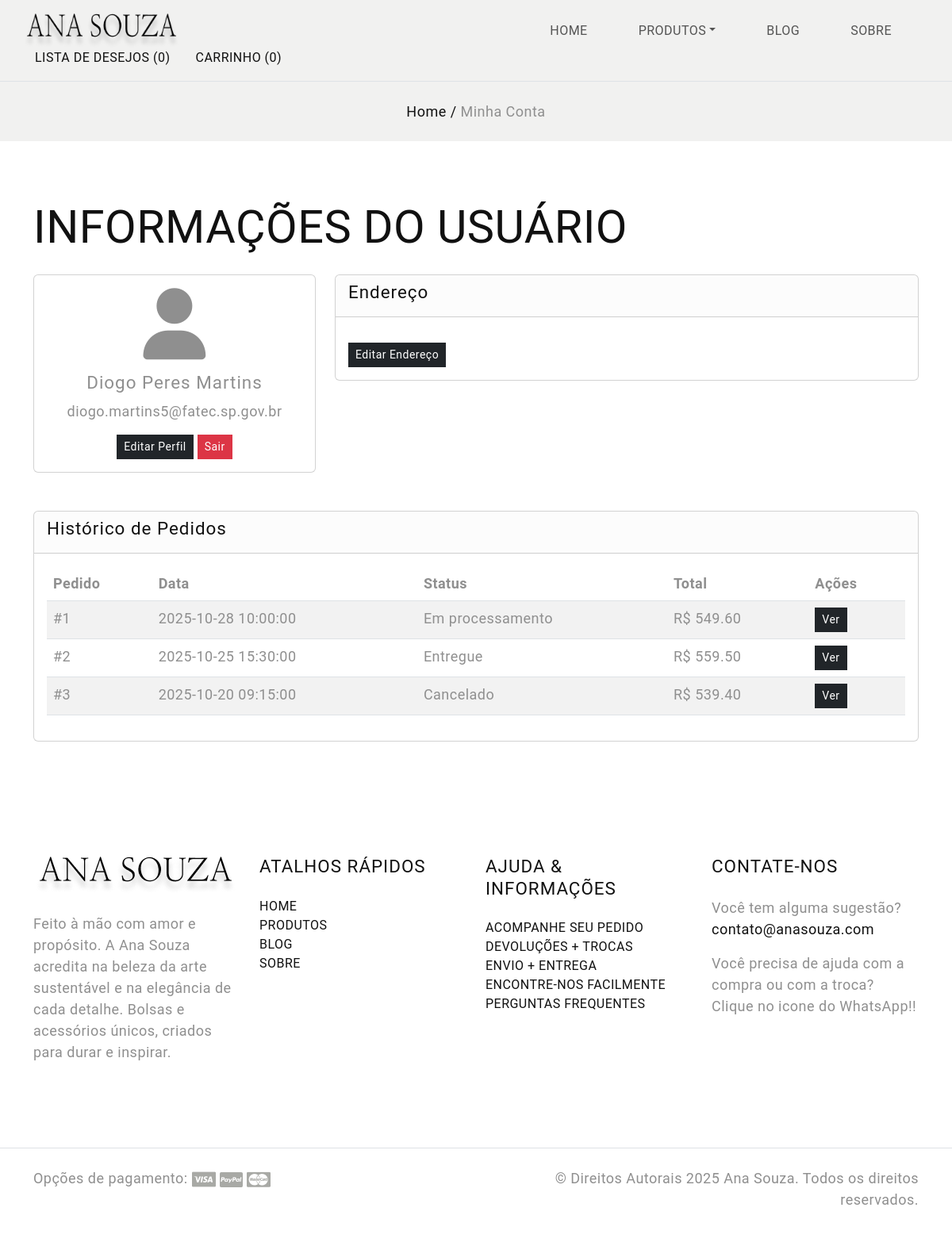
Screenshot of /user (signed in) with the database file from the repository.
### app.py (models this page shows)
class Usuario(db.Model):
    id = db.Column(db.Integer, primary_key=True)
    nome = db.Column(db.String(100))
    email = db.Column(db.String(100), unique=True)
    senha = db.Column(db.String(200))
    data_nascimento = db.Column(db.String(10))
    telefone = db.Column(db.String(15))

class Pedido(db.Model):
    id = db.Column(db.Integer, primary_key=True)
    data = db.Column(db.DateTime, default=datetime.utcnow)
    status = db.Column(db.String(50), default="Em processamento")
    usuario_id = db.Column(db.Integer, db.ForeignKey("usuario.id"), nullable=False)
    itens = db.relationship("PedidoProduto", backref="pedido", lazy=True)
    usuario = db.relationship("Usuario", backref="pedidos")
    def total(self):
        return sum([item.preco_unitario * item.quantidade for item in self.itens])

class PedidoProduto(db.Model):
    id = db.Column(db.Integer, primary_key=True)
    pedido_id = db.Column(db.Integer, db.ForeignKey("pedido.id"), nullable=False)
    produto_id = db.Column(db.Integer, db.ForeignKey("produto.id"), nullable=False)
    quantidade = db.Column(db.Integer, nullable=False, default=1)
    preco_unitario = db.Column(db.Float, nullable=False)
    produto = db.relationship("Produto")

### app.py (the view)
@app.route('/user')
def user_info():
    user_email = session.get('usuario')
    if not user_email:
        return redirect(url_for('login'))
    user = Usuario.query.filter_by(email=user_email).first()
    if not user:
        return redirect(url_for('login'))
    pedidos = Pedido.query.filter_by(usuario_id=user.id).order_by(Pedido.data.desc()).all()
    return render_template('user_info.html', user=user, pedidos=pedidos)

### app.py (called while the page is built, shortened)
@app.context_processor
def inject_cart_count():
    carrinho = session.get('carrinho', {})
    cart_count = sum(carrinho.values())  # soma todas as quantidades
    return dict(cart_count=cart_count)

@app.context_processor
def inject_cart_data():
    carrinho = session.get('carrinho', {})
    produtos_carrinho = []
    total = 0
    return dict(produtos_carrinho=produtos_carrinho, total=total)

@app.context_processor
def inject_wishlist_count():
    wishlist_count = len(session.get('wishlist', []))
    return dict(wishlist_count=wishlist_count)

### templates/user_info.html (shortened to what this page needs)
<!DOCTYPE html>
<html lang="pt-BR">
<head>
  <link href="https://cdn.jsdelivr.net/npm/bootstrap@5.3.0-alpha3/dist/css/bootstrap.min.css" rel="stylesheet">
  <link rel="stylesheet" href="https://cdnjs.cloudflare.com/ajax/libs/font-awesome/6.4.2/css/all.min.css">
  <link rel="stylesheet" href="{{ url_for('static', filename='css/style.css') }}">
</head>
<body class="homepage">
  {% include 'navbar.html' %}
  <section class="hero-section bg-light py-4">
    <div class="container">
      <div class="row">
        <div class="text-center">
          <div class="breadcrumbs">
            <span class="item"><a href="{{ url_for('home') }}">Home /</a></span>
            <span class="item">Minha Conta</span>
          </div>
        </div>
      </div>
    </div>
  </section>
  <section id="user-info" class="py-5">
    <div class="container">
      <h2 class="section-title text-uppercase mb-4">Informações do Usuário</h2>
      <div class="row">
        <div class="col-md-4 mb-4">
          <div class="card">
            <div class="card-body text-center">
              <i class="fa-solid fa-user fa-5x mb-3"></i>
              <h5 class="card-title">{{ user.nome }}</h5>
              <p class="card-text">{{ user.email }}</p>
              <a href="{{ url_for('edit_profile') }}" class="btn btn-dark btn-sm">Editar Perfil</a>
              <a href="{{ url_for('logout') }}" class="btn btn-danger btn-sm">Sair</a>
            </div>
          </div>
        </div>
        <div class="col-md-8 mb-4">
          <div class="card">
            <div class="card-header">
              <h5>Endereço</h5>
            </div>
            <div class="card-body">
              <a href="{{ url_for('edit_address') }}" class="btn btn-dark btn-sm">Editar Endereço</a>
            </div>
          </div>
        </div>
      </div>
      <div class="row mt-4">
        <div class="col-12">
          <div class="card">
            <div class="card-header">
              <h5>Histórico de Pedidos</h5>
            </div>
            <div class="card-body table-responsive">
              <table class="table table-striped">
                <thead>
                  <tr>
                    <th>Pedido</th>
                    <th>Data</th>
                    <th>Status</th>
                    <th>Total</th>
                    <th>Ações</th>
                  </tr>
                </thead>
                <tbody>
                  {% for pedido in pedidos %}
                  <tr>
                    <td>#{{ pedido.id }}</td>
                    <td>{{ pedido.data }}</td>
                    <td>{{ pedido.status }}</td>
                    <td> R$ {{ "%.2f"|format(pedido.total()) }}</td>
                    <td><a href="{{ url_for('order_details', id=pedido.id) }}" class="btn btn-sm btn-dark">Ver</a></td>
                  </tr>
                  {% else %}
                  <tr>
                    <td colspan="5" class="text-center">Nenhum pedido encontrado</td>
                  </tr>
                  {% endfor %}
                </tbody>
              </table>
            </div>
          </div>
        </div>
      </div>
    </div>
  </section>
  {% include 'footer.html' %}
</body>
</html>

### static/css/style.css (style rules this page uses)
body { --heading-font: "Marcellus", Roboto, sans-serif; --heading-font-weight: 400; --heading-color: #111; --heading-line-height: 1.24; --swiper-theme-color: #8C907E; --bs-body-font-family: "Jost", Roboto, sans-serif; --bs-body-font-size: 18px; --bs-body-font-weight: 400; --bs-body-line-height: 1.5; --bs-body-color: #8f8f8f; --bs-body-color-rgb: 143, 143, 143; --bs-primary: #8C907E; --bs-secondary: #6c757d; --bs-black: #111; --bs-light: #F1F1F0; --bs-dark: #212529; --bs-gray: #9aa1a7; --bs-gray-dark: #51565b; --bs-primary-rgb: 140, 144, 126; --bs-secondary-rgb: 108, 117, 125; --bs-black-rgb: 17, 17, 17; --bs-light-rgb: 241, 241, 240; --bs-dark-rgb: 33, 37, 41; --bs-link-color: #111; --bs-link-color-rgb: 17, 17, 17; --bs-link-decoration: underline; --bs-link-hover-color: #111; --bs-link-hover-color-rgb: 17, 17, 17; }
body { letter-spacing: 0.03rem; }
h1, .h1, h2, .h2, h3, .h3, h4, .h4, h5, .h5, h6, .h6 { font-family: var(--heading-font); font-weight: var(--heading-font-weight); color: var(--heading-color); line-height: var(--heading-line-height); }
h1, h2, h3 { margin: 25px 0; }
h5, h6 { letter-spacing: 1px; }
h2, .h2 { font-size: 3.6rem; }
h5, .h5 { font-size: 1.4rem; }
a { text-decoration: none; }
.btn { --bs-btn-border-radius: 0; }

### rows the page displays
Usuario: nome "Diogo Peres Martins", email "diogo.martins5@fatec.sp.gov.br"
Pedido: id "1", data "2025-10-28 10:00:00", status "Em processamento"
PedidoProduto: total "549.60"
Pedido: id "2", data "2025-10-25 15:30:00", status "Entregue"
PedidoProduto: total "559.50"
Pedido: id "3", data "2025-10-20 09:15:00", status "Cancelado"
PedidoProduto: total "539.40"

### other values shown
{{ wishlist_count }} "0"
{{ cart_count }} "0"
